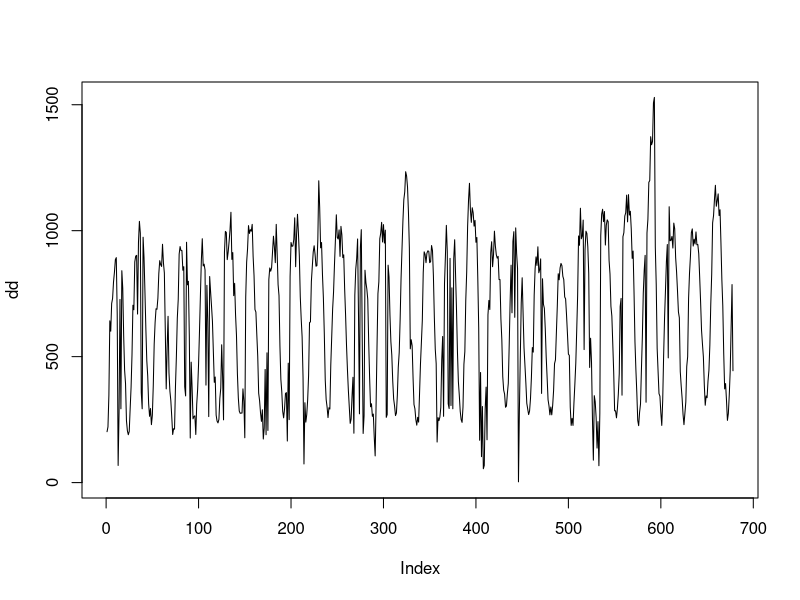
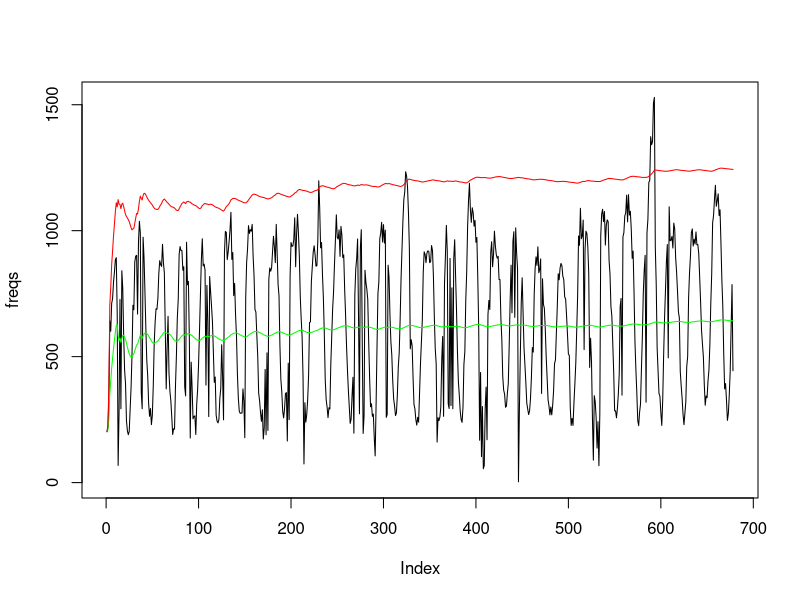
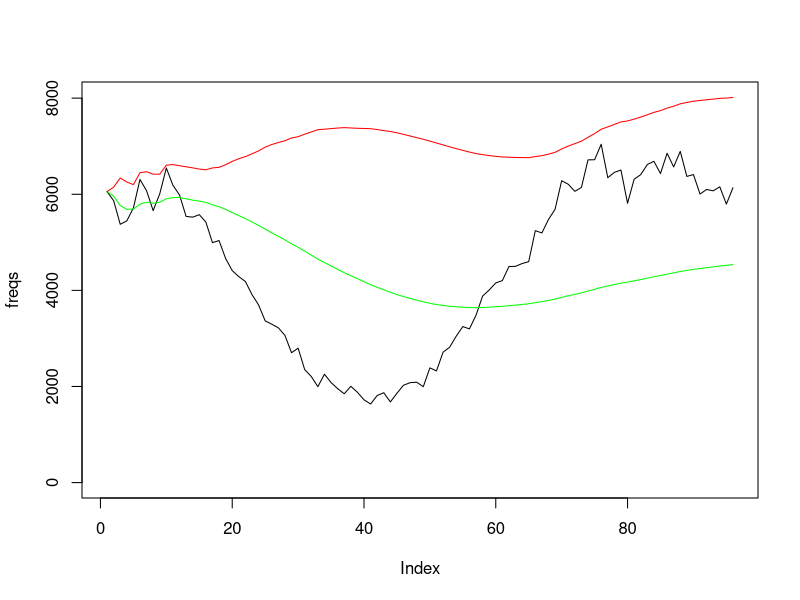
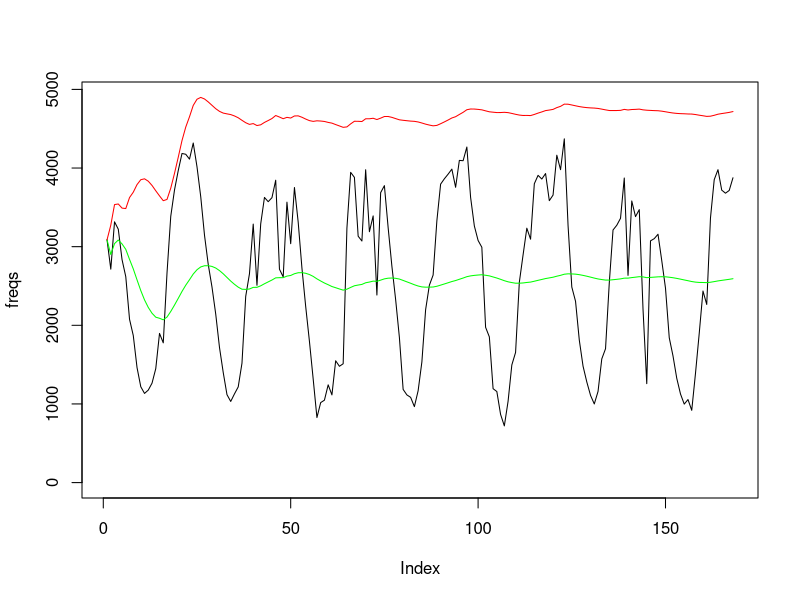

R code for these plots, in order:
width_ = 1200
height_ = 400

d = read.delim('tweets_per_hour_since_baseline.tsv', sep=' ', header=FALSE)
dd = d$V1
png("tweets_per_hour_since_baseline.png", width = width_, height = height_, bg = "transparent")
plot(dd, type='l', ylim=c(0,max(dd)))
dev.off()

png("tweets_per_hour_since_baseline.trending.png", width = width_, height = height_, bg = "transparent")
d = read.delim('tweets_per_hour_since_baseline.trending.tsv', header=FALSE)
freqs = d$V2
means = d$V3
min_trends = d$V4
range_ = c(0, max(append(freqs,min_trends)))
plot(freqs, type='l', ylim=range_)
points(means, type='l', col='green', ylim=range_)
points(min_trends, type='l', col='red', ylim=range_)
dev.off()

png("tweets_over_day.15.png", width = width_, height = height_, bg = "transparent")
d = read.delim('tweets_over_day.15.tsv', header=FALSE)
freqs = d$V2
means = d$V3
min_trends = d$V4
range_ = c(0, max(append(freqs,min_trends)))
plot(freqs, type='l', ylim=range_)
points(means, type='l', col='green', ylim=range_)
points(min_trends, type='l', col='red', ylim=range_)
dev.off()

png("tweets_over_week.1.png", width = width_, height = height_, bg = "transparent")
d = read.delim('tweets_over_week.1.tsv', header=FALSE)
freqs = d$V2
means = d$V3
min_trends = d$V4
range_ = c(0, max(append(freqs,min_trends)))
plot(freqs, type='l', ylim=range_)
points(means, type='l', col='green', ylim=range_)
points(min_trends, type='l', col='red', ylim=range_)
dev.off()

